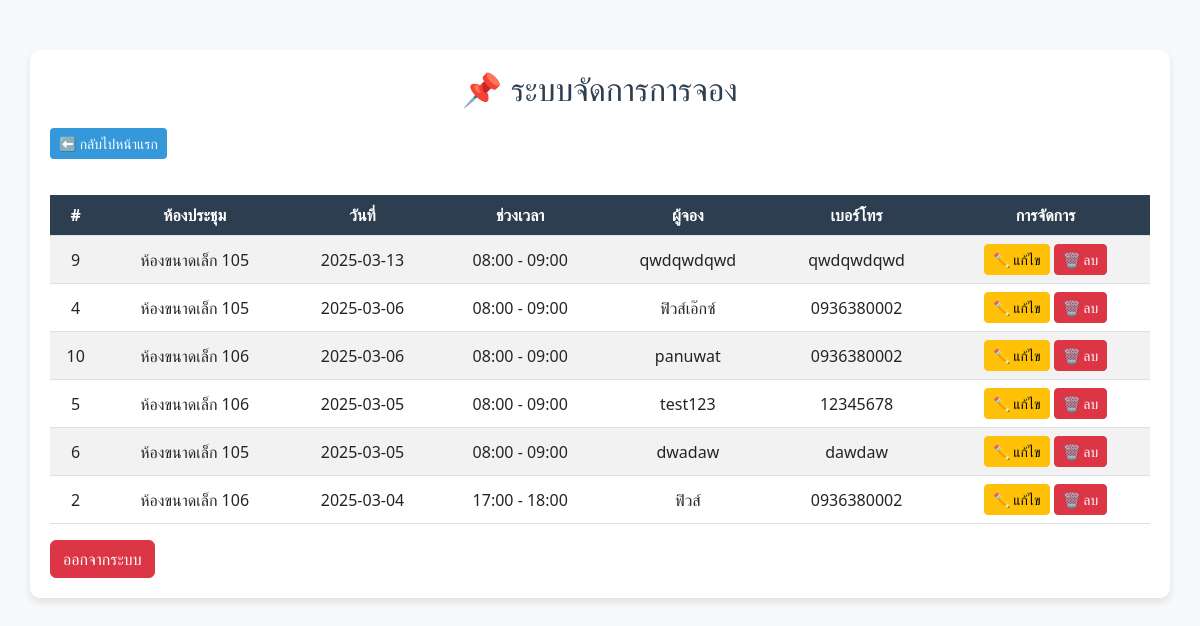
Page /admin/index.php on the earlier database version.
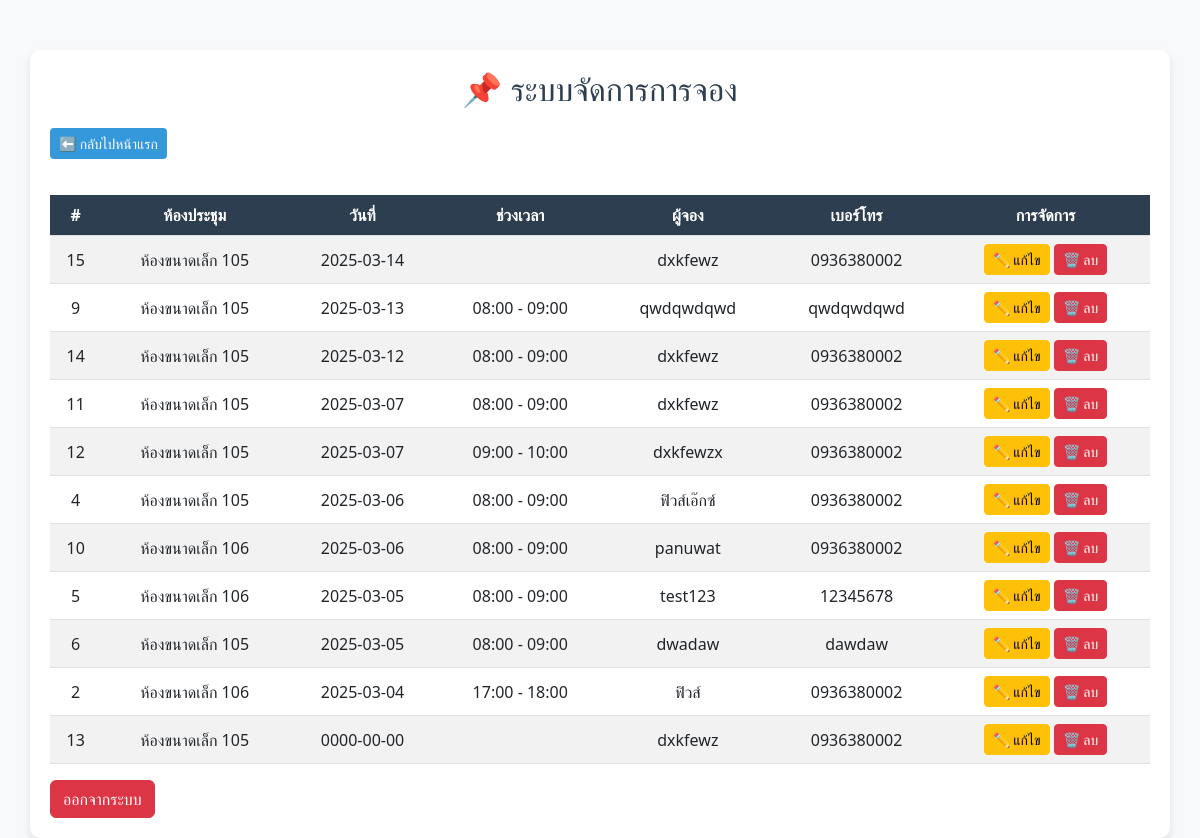
Same page on the later database version.
### tables this page shows
CREATE TABLE `bookings` (
  `id` int(11) NOT NULL,
  `room_id` int(11) DEFAULT NULL,
  `customer_name` varchar(255) NOT NULL,
  `customer_phone` varchar(20) NOT NULL,
  `customer_department` varchar(255) NOT NULL,
  `booking_date` date NOT NULL,
  `time_slot` varchar(50) NOT NULL
);

CREATE TABLE `rooms` (
  `id` int(11) NOT NULL,
  `name` varchar(255) NOT NULL,
  `size` varchar(50) DEFAULT NULL,
  `equipment` text DEFAULT NULL,
  `image` varchar(255) DEFAULT NULL
);

### admin/index.php (the view, shortened to what this page needs)
<?php
include __DIR__ . '/../config/config.php';
$sql = "SELECT b.id, b.booking_date, b.time_slot, b.customer_name, b.customer_phone, r.name AS room_name
        FROM bookings b
        JOIN rooms r ON b.room_id = r.id
        ORDER BY b.booking_date DESC";
$result = $conn->query($sql);
?>
<!DOCTYPE html>
<html lang="th">
<head>
    <link rel="stylesheet" href="https://cdn.jsdelivr.net/npm/bootstrap@5.3.0/dist/css/bootstrap.min.css">
</head>
<body>
    <div class="container">
        <h2>📌 ระบบจัดการการจอง</h2>
        <a href="index.php" class="btn btn-back btn-sm">⬅ กลับไปหน้าแรก</a>
        <table class="table table-striped mt-3">
            <thead>
                <tr>
                    <th>#</th>
                    <th>ห้องประชุม</th>
                    <th>วันที่</th>
                    <th>ช่วงเวลา</th>
                    <th>ผู้จอง</th>
                    <th>เบอร์โทร</th>
                    <th>การจัดการ</th>
                </tr>
            </thead>
            <tbody>
                <?php while ($row = $result->fetch_assoc()) { ?>
                    <tr>
                        <td><?= $row['id']; ?></td>
                        <td><?= $row['room_name']; ?></td>
                        <td><?= $row['booking_date']; ?></td>
                        <td><?= $row['time_slot']; ?></td>
                        <td><?= $row['customer_name']; ?></td>
                        <td><?= $row['customer_phone']; ?></td>
                        <td>
                            <a href="edit_booking.php?id=<?= $row['id']; ?>" class="btn btn-warning btn-sm">✏ แก้ไข</a>
                            <a href="delete_booking.php?id=<?= $row['id']; ?>" class="btn btn-danger btn-sm" onclick="return confirm('ยืนยันการลบ?');">🗑 ลบ</a>
                        </td>
                    </tr>
                <?php } ?>
            </tbody>
        </table>
        <a href="admin_logout.php" class="btn btn-danger">ออกจากระบบ</a>
    </div>
</body>
</html>

Differences in the rows shown:
added bookings: id "15", room.name "ห้องขนาดเล็ก 105", booking_date "2025-03-14", customer_name "dxkfewz", customer_phone "0936380002"
added bookings: id "14", room.name "ห้องขนาดเล็ก 105", booking_date "2025-03-12", time_slot "08:00 - 09:00", customer_name "dxkfewz", customer_phone "0936380002"
added bookings: id "11", room.name "ห้องขนาดเล็ก 105", booking_date "2025-03-07", time_slot "08:00 - 09:00", customer_name "dxkfewz", customer_phone "0936380002"
added bookings: id "12", room.name "ห้องขนาดเล็ก 105", booking_date "2025-03-07", time_slot "09:00 - 10:00", customer_name "dxkfewzx", customer_phone "0936380002"
added bookings: id "13", room.name "ห้องขนาดเล็ก 105", booking_date "0000-00-00", customer_name "dxkfewz", customer_phone "0936380002"
